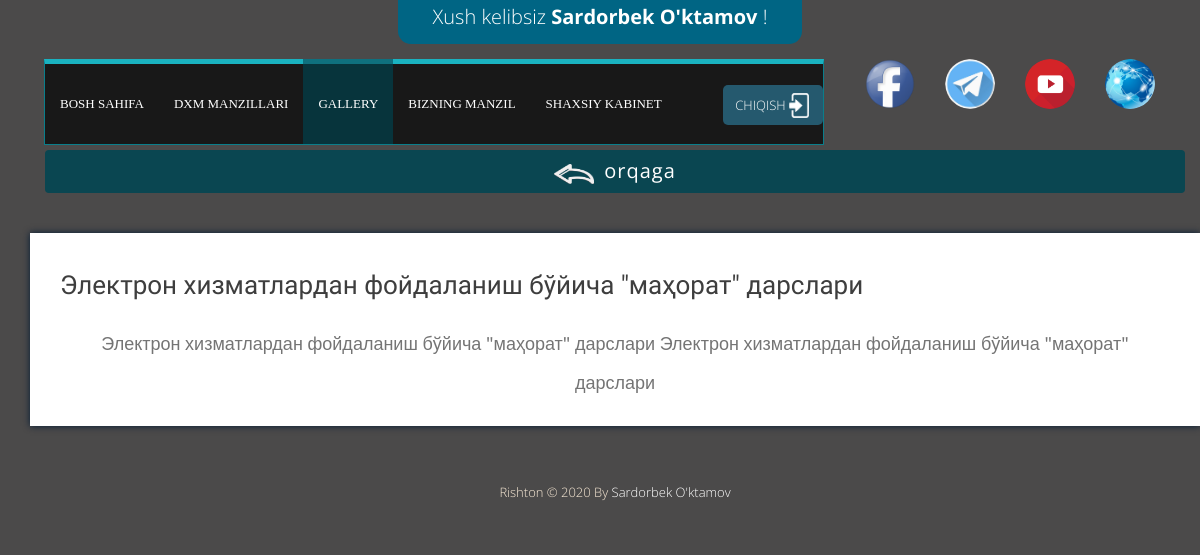
The app's page /allvideo/5 (signed in) with its own data.
### myapp/models.py (models this page shows, shortened)
class Videos(models.Model):
    title = models.CharField(max_length=200, blank=True)
    description = models.TextField(null=True, blank=True)
    video = EmbedVideoField()
    sana = models.DateField(null=True, blank=True)
    vaqt = models.TimeField(auto_now_add=True, null=True, blank=True)
    class Meta:
        verbose_name = "video"
        verbose_name_plural = "Foydali videolar"

### myapp/views.py (the view)
# urls.py: path('allvideo/<int:video_id>', views.onevideo, name='onevideo'),
@login_required
def onevideo(request, video_id):
    videos = get_object_or_404(Videos, pk=video_id)
    return render(request, 'onevideo.html', {'videos': videos})

### myapp/templates/onevideo.html (shortened to what this page needs)
{% extends 'base.html' %}
{% load static %}
{% load embed_video_tags %}
{% block menu %}
    <ul class="nav navbar-nav">
        <div>
            <div class="nav navbar-nav">
                <li><a href="/">BOSH SAHIFA</a></li>
                <li><a href="{% url 'markazlar' %}">DXM MANZILLARI</a></li>
                <li class="current"><a href="{% url 'gallery' %}">GALLERY</a></li>
                <li><a href="{% url 'about' %}">BIZNING MANZIL</a></li>
                {% if user.is_authenticated %}
                    <li><a href="{% url 'user_account' %}"> SHAXSIY KABINET</a></li>
                    <form action="{% url 'logout_user' %}" method="post" class="chiqish" style="display: inline-block">
                        <button type='submit' class="chiqish_tugma" value="">
                            CHIQISH<img id="chiqish" width="10%" height="25px"
                                        src="{% static 'blog/img/icon/chiqish22.png' %}" alt="">
                        </button>
                    </form>
                {% endif %}
                </div>
        </div>
    </ul>
{% endblock menu %}
{% block content %}
    <div class="container">
        <div class="asos-orqaga1"><a class="btn asos-orqaga" href="{% url 'allvideo' %}">
            <div class="row" style="display: flex; flex-flow: row; align-items: baseline; justify-content: center;">
                <div style="width: 40px;">
                    <img src="{% static 'blog/img/icon/orqaga.png' %}" alt="" height="20rem" max-width="10%">
                </div>
                <div class="asos-orqaga2" style="font-size: 20px; padding-left: 10px; letter-spacing: 1px;">
                    orqaga
                </div>
            </div>
        </a></div>
        <div class="row">
            <div class="col-md-12" style="display: flex; flex-wrap: wrap; padding-top: 10px; justify-content: center;">
                <div class="row margin30">
                    <div class="">
                        <div class="templatemo_home_botleft shadow">
                            <div class="movie">
                                <div class="para">
                                    <div class="big ">{{ videos.title }}</div>
                                    <div class="text">
                                        <p>{{ videos.description|safe }}</p></div>
                                </div>
                            </div>
                        </div>
                        <br>
                    </div>
                </div>
{% endblock content %}

### myapp/templates/base.html (shortened to what this page needs)
{% load static %}
<!doctype html>
<html lang="en">
<head>
    <link rel="stylesheet" href="{% static 'blog/css/font-awesome.min.css' %}">
    <link rel="stylesheet" href="{% static 'blog/css/bootstrap.min.css' %}">
    <link rel="stylesheet" href="{% static 'blog/css/jquery-ui.css' %}"/>
    <link rel="stylesheet" href="{% static 'blog/css/templatemo_misc.css' %}">
    <link rel="stylesheet" href="{% static 'blog/css/templatemo_style.css' %}">
    <link rel="stylesheet" href="{% static 'blog/css/style.css' %}">
</head>
<body>
<div class="container" style="display: flex; justify-content: center;">
    {% if user.is_authenticated %}
        <a href="{% url 'user_account' %}">
    {% endif %}
    <div class="user_name">
        <p class="mr-5 mt-2">Xush kelibsiz {% if user.is_authenticated %}
            <b> {{ user.first_name }} {{ user.last_name }}</b> {% else %} hurmatli foydalanuvchi{% endif %}!</p>
    </div>
    {% if user.is_authenticated %}
        </a>
    {% endif %}
</div>
<div class="container menu" style="margin-top: 15px;">
    <div class="row">
        <div class="col-sm-4">
            <div class="container-fluid" style="display: flex; justify-content: center; align-items: center;">&nbsp;&nbsp;&nbsp;
                <div class="col-sm-1 col-lg-1 col-xs-1 col-md-1">&nbsp;</div>
                <div class="col-sm-3 col-lg-3 col-xs-3 col-md-3"><a
                        href="https://www.facebook.com/fargona.davlatxizmatlariboshqarmasi"><img class="logo-hover"
                                                                                                 src="{% static 'blog/images/logos/pngegg.png' %}"
                                                                                                 alt=""></a></div>
                <div class="col-sm-3 col-lg-3 col-xs-3 col-md-3"><a href="https://t.me/davxizmat"><img
                        class="logo-hover" src="{% static 'blog/images/logos/TELEGRAM1.png' %}" alt=""></a></div>
                <div class="col-sm-3 col-lg-3 col-xs-3 col-md-3"><a
                        href="https://www.youtube.com/c/Davlatxizmatlariagentligi"><img class="logo-hover" id="youtube"
                                                                                        src="{% static 'blog/images/logos/youtube11.png' %}"
                                                                                        alt=""></a></div>
                <div class="col-sm-3 col-lg-3 col-xs-3 col-md-3"><a href="https://davxizmat.uz/"><img class="logo-hover"
                                                                                                      src="{% static 'blog/images/logos/www4.png' %}"
                                                                                                      alt=""></a></div>
            </div>
        </div>
        <div class="col-sm-8" style=" position: relative; left: 14px">
            <nav class="navbar navbar-default" role="navigation">
                <div class="container-fluid">
                    <div id="top-menu">
                        <div class="collapse navbar-collapse main_menu" id="bs-example-navbar-collapse-1">
                            {% block menu %}
                            {% endblock menu %}
                        </div>
                    </div>
            </nav>
        </div>
    </div>
</div>
<div class="container">
    {% block content %}
    {% endblock content %}
</div>
<div class="container">
    <div class="row">
        <div class="col-md-12 margin30 center">Rishton &copy; 2020 By {% if request.user.is_superuser %}<a href="/adminstrator/">{% endif %} Sardorbek O'ktamov </a></div>
        <div class="margin30">&nbsp;</div>
    </div>
</div>
</html>

### static/blog/css/templatemo_style.css (style rules this page uses)
body { max-width: 100%; font: 13px/1.85em 'Open Sans', Arial, Helvetice Neue, sans-serif; color: #fff; font-weight: 300; font-style: normal; -webkit-font-smoothing: antialiased; -webkit-text-size-adjust: 100%; background: url(../images/templatemo_pagebg.jpg) no-repeat #01090c top center; background-attachment: fixed; }
img { width: 100%; }
a, a:hover, a:focus { text-decoration: none; color: #ffffff; }
h1, h2, h3, h4, h5, h6 { font-family: 'Open Sans', Arial, Helvetice Neue, sans-serif; }
h1 { width: 100%; font-size: 36px; color: #747474; text-align: center; }
.shadow { box-shadow: 0px 0px 7px #011933; }
.margin30 { margin-top: 30px; }
.center { text-align: center; }
.templatemo_home_botleft { background: #ffffff; color: #3e3e3e; }
.templatemo_home_botleft div.para { padding: 40px 30px 20px 30px; }
.templatemo_home_botleft div.para .big { font-size: 26px; font-family: 'Oswald', sans-serif; }
.menu { margin-top: 50px; }
.navbar { border-radius: 0px; min-height: 80px; }
.navbar-default { background: none; border: none; margin: 0px; background: #181818; border-top: 5px solid #1ab2c0; border-left: 1px solid #0a7e8b; border-right: 1px solid #0a7e8b; border-bottom: 1px solid #0a7e8b; }
.navbar-default .navbar-collapse, .navbar-default .navbar-form { border-color: #000; }
.navbar-nav { width: 100%; }
.navbar-default .navbar-nav>li>a { color: #fff; }
.navbar-default .navbar-collapse ul { padding: 0px; margin: 0px; float: left; }
.navbar-default .navbar-collapse ul li { padding: 0px; margin: 0px; }
.navbar-default .navbar-collapse ul li.current { background: #07343c; color: #02e0f8; }
.navbar-collapse { padding: 0px; }
@media (min-width: 767px) { .container-fluid { padding: 0px; margin: 0px; } }
@media (min-width: 767px) { .nav>li>a { padding: 0px 25px; line-height: 80px; } }
@media (min-width: 767px) { .menu .col-sm-8, .menu .col-sm-4 { float: right; } }
@media (min-width: 767px) { .navbar-default .navbar-collapse ul li.current { border-top: 5px solid #0f707e; margin-top: -5px; } }
@media (min-width: 992px) { .navbar-default { margin-right: -30px; } }

### static/blog/css/style.css (style rules this page uses)
body { background-color: rgb(75, 74, 74); color: antiquewhite; }
.logo-hover { border-radius: 110%; }
.main_menu .navbar-nav li a { font-family: tahoma; padding-left: 15px; padding-right: 15px; }
.chiqish { position: relative; top: 21px; left: 6%; }
#chiqish { width: 20px; margin: 3px; }
.chiqish_tugma { border-radius: 5px; width: 100px; height: 40px; color: rgb(255, 255, 255); background-color:#25596e; border: none; display: flex; flex-direction: row; align-items: center; justify-content: center; }
.user_name { color: rgb(255, 255, 255); font-size: 20px; text-align: center; display: flex; align-items: center; justify-content: center; border-radius: 0px 0px 13px 13px; padding: 5px 35px; background: #006584; }
.container .asos-orqaga1 { display: flex; justify-content: center; align-items: center; width: 100%; padding-top: 5px; }
.container .asos-orqaga1 .asos-orqaga { display: flex; justify-content: center; align-items: center; width: 100%; background-color: #0a4651; }

### records on screen
Videos: title "Электрон хизматлардан фойдаланиш бўйича \"маҳорат\" дарслари", description "Электрон хизматлардан фойдаланиш бўйича \"маҳорат\" дарслари Электрон хизматлардан фойдаланиш бўйича \"маҳорат\" дарслари"

### other values on screen
{{ user.first_name }} "Sardorbek"
{{ user.last_name }} "O'ktamov"
